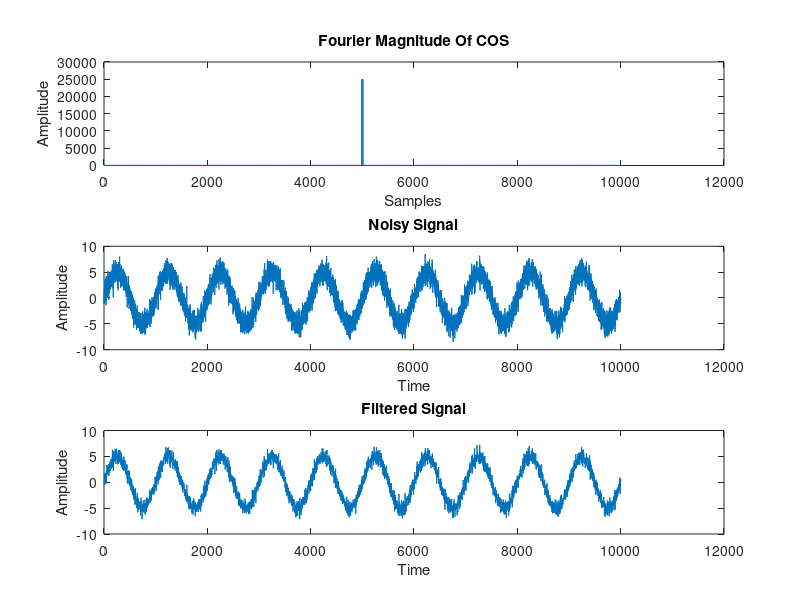

Here is the MATLAB script that generated this plot:
%% Task 1
T= 2;
fs = 100;
t = 0:1/fs:T;
sinosoid = sin(2*pi*80*t);

X_f = fft(sinosoid);
N = length(X_f);
frequencies = (0:N-1) * (fs / N);

magnitude = abs(X_f);
phase = angle(X_f);

subplot(2, 1, 1)
plot(frequencies, fftshift(magnitude))
ylabel("Amplitude")
xlabel("Samples")
title("Magnitude Plot")

subplot(2, 1, 2)
plot(frequencies, phase)
ylabel("Angle")
xlabel("Samples")
title("Phase Plot")

%% Task 2
T= 2;
fs = 1000;
t = 0:1/fs:T;

f1 = 5;
f2 = 50;
f3 = 100;

sin_f1 = sin(2*pi*f1*t);
sin_f2 = sin(2*pi*f2*t);
sin_f3 = sin(2*pi*f3*t);

composite_signal = sin_f1 + sin_f2 + sin_f3;
X_cf = fft(composite_signal);
N = length(X_cf);
frequencies = (0:N-1) * (fs / N);

magnitude = abs(X_cf);
phase = angle(X_cf);

subplot(2, 1, 1)
plot(frequencies, fftshift(magnitude))
ylabel("Amplitude")
xlabel("Samples")
title("Magnitude Plot")

subplot(2, 1, 2)
plot(frequencies, phase)
ylabel("Angle")
xlabel("Samples")
title("Phase Plot")

%% Task 3
f = 5;
fs = 5000;
A = 5;
t = 0:1/fs:T;

cos_sig = A * cos((2*pi*f*t)-pi/2);

X_cos = fft(cos_sig);
magnitude = abs(fftshift(X_cos));
N = length(X_cf);

noisy_signal = awgn(cos_sig, 10, 'measured');

order = 4;
cut_off = 1000/(fs/2);
[b, a] = butter(order, cut_off);
filtered = filter(b, a, noisy_signal);

subplot(3, 1, 1)
plot(magnitude)
ylabel("Amplitude")
xlabel("Samples")
title("Fourier Magnitude Of COS")

subplot(3, 1, 2)
plot(noisy_signal)
ylabel("Amplitude")
xlabel("Time")
title("Noisy Signal")

subplot(3, 1, 3)
plot(filtered)
ylabel("Amplitude")
xlabel("Time")
title("Filtered Signal")

%% Task 4
n = -8:8;
h_n = [0 0 0 0 0 0 1 2 3 2 1 0 0 0 0 0 0];

[h, w] = freqz(h_n);


